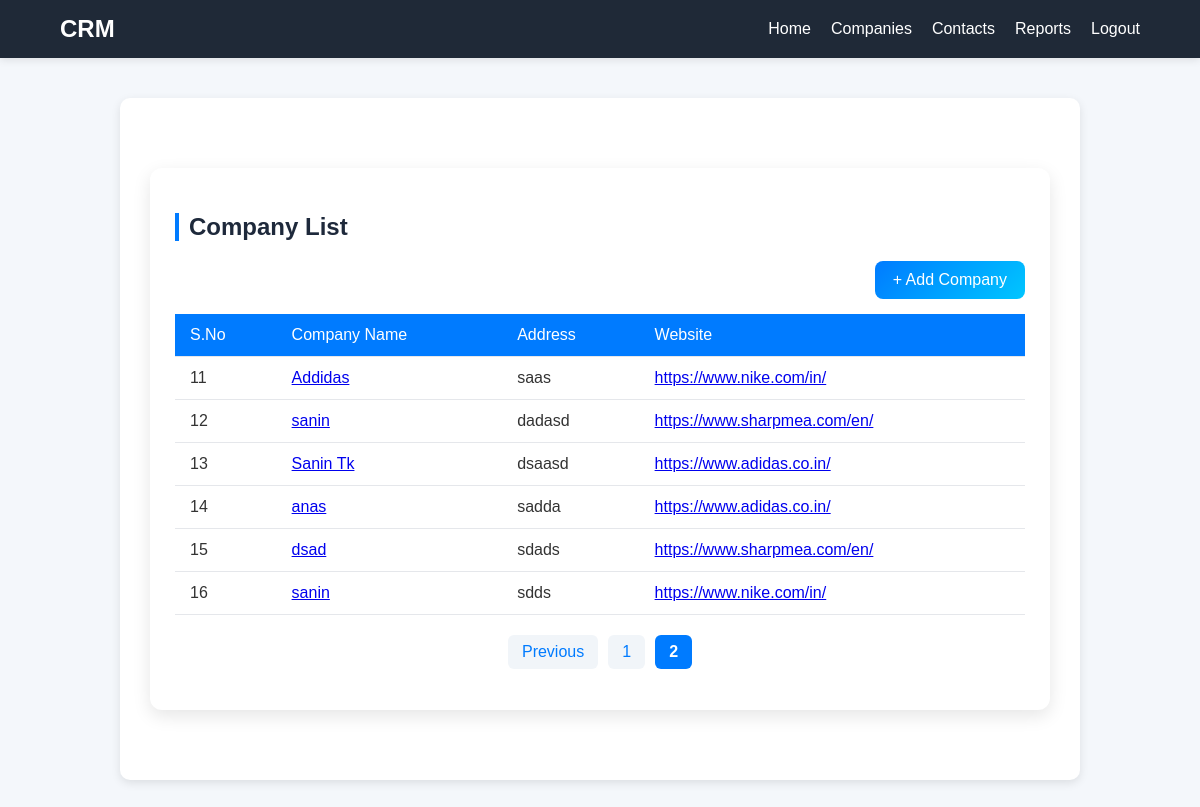
Page /companies/?page=2 (signed in) on the committed database.
### crm_app/models.py (models this page shows, shortened)
class Company(models.Model):
    owner = models.ForeignKey(User, on_delete=models.CASCADE)
    name = models.CharField(max_length=200)
    address = models.TextField(blank=True)
    website = models.URLField(blank=True)

### crm_app/views.py (the view)
# urls.py: path('companies/', views.company_list, name='company_list'),
@login_required
def company_list(request):
    companies = Company.objects.all().order_by('id')
    paginator = Paginator(companies, 10)  # Show 10 companies per page
    page_number = request.GET.get('page')
    page_obj = paginator.get_page(page_number)
    return render(request, 'company_list.html', {'page_obj': page_obj})

### crm_app/templates/company_list.html (shortened to what this page needs)
{% extends 'base.html' %}
{% block content %}
<div class="company-container">
  <h2>Company List</h2>
  <a href="{% url 'add_company' %}" class="btn-add">+ Add Company</a>
  <table>
    <thead>
      <tr>
        <th>S.No</th>
        <th>Company Name</th>
        <th>Address</th>
        <th>Website</th>
      </tr>
    </thead>
    <tbody>
      {% for company in page_obj %}
        <tr>
          <td>{{ forloop.counter0|add:page_obj.start_index }}</td>
          <td><a href="{% url 'company_detail' company.pk %}">{{ company.name }}</a></td>
          <td>{{ company.address }}</td>
          <td><a href="{{ company.website }}" target="_blank">{{ company.website }}</a></td>
        </tr>
      {% empty %}
        <tr>
          <td colspan="4" style="text-align:center;">No companies available.</td>
        </tr>
      {% endfor %}
    </tbody>
  </table>
  {% if page_obj.has_other_pages %}
    <ul class="pagination">
      {% if page_obj.has_previous %}
        <li><a href="?page={{ page_obj.previous_page_number }}">Previous</a></li>
      {% endif %}
      {% for num in page_obj.paginator.page_range %}
        {% if page_obj.number == num %}
          <li class="active"><span>{{ num }}</span></li>
        {% else %}
          <li><a href="?page={{ num }}">{{ num }}</a></li>
        {% endif %}
      {% endfor %}
    </ul>
  {% endif %}
</div>
{% endblock %}

### crm_app/static/css/base.css (style rules this page uses)
body { font-family: 'Segoe UI', Tahoma, Geneva, Verdana, sans-serif; margin: 0; background-color: #f4f6f9; color: #333; }

### crm_app/templates/company_list.html (style rules this page uses)
body { background-color: #f4f7fb; font-family: 'Poppins', sans-serif; }
.company-container { max-width: 1000px; margin: 40px auto; background: #fff; border-radius: 12px; box-shadow: 0 6px 18px rgba(0, 0, 0, 0.1); padding: 25px; animation: fadeIn 0.5s ease-in-out; }
h2 { color: #1e293b; font-weight: 600; margin-bottom: 20px; border-left: 4px solid #007bff; padding-left: 10px; }
table { width: 100%; border-collapse: collapse; margin-top: 15px; }
th, td { text-align: left; padding: 12px 15px; border-bottom: 1px solid #e5e7eb; }
th { background: #007bff; color: #fff; font-weight: 500; }
.btn-add { display: inline-block; float: right; background: linear-gradient(135deg, #007bff, #00c6ff); color: #fff; padding: 10px 18px; border-radius: 8px; text-decoration: none; font-weight: 500; margin-bottom: 15px; transition: all 0.3s ease; }
.pagination { display: flex; justify-content: center; margin-top: 20px; list-style: none; padding: 0; }
.pagination li { margin: 0 5px; }
.pagination a, .pagination span { display: inline-block; padding: 8px 14px; border-radius: 6px; background: #f1f5f9; color: #007bff; text-decoration: none; transition: 0.3s; }
.pagination .active span { background: #007bff; color: white; font-weight: 600; }

### rows in the picture
Company: name "Addidas", address "saas", website "https://www.nike.com/in/"
Company: name "sanin", address "dadasd", website "https://www.sharpmea.com/en/"
Company: name "Sanin Tk", address "dsaasd", website "https://www.adidas.co.in/"
Company: name "anas", address "sadda", website "https://www.adidas.co.in/"
Company: name "dsad", address "sdads", website "https://www.sharpmea.com/en/"
Company: name "sanin", address "sdds", website "https://www.nike.com/in/"

### other values in the picture
{{ num }} "1"
{{ num }} "2"
